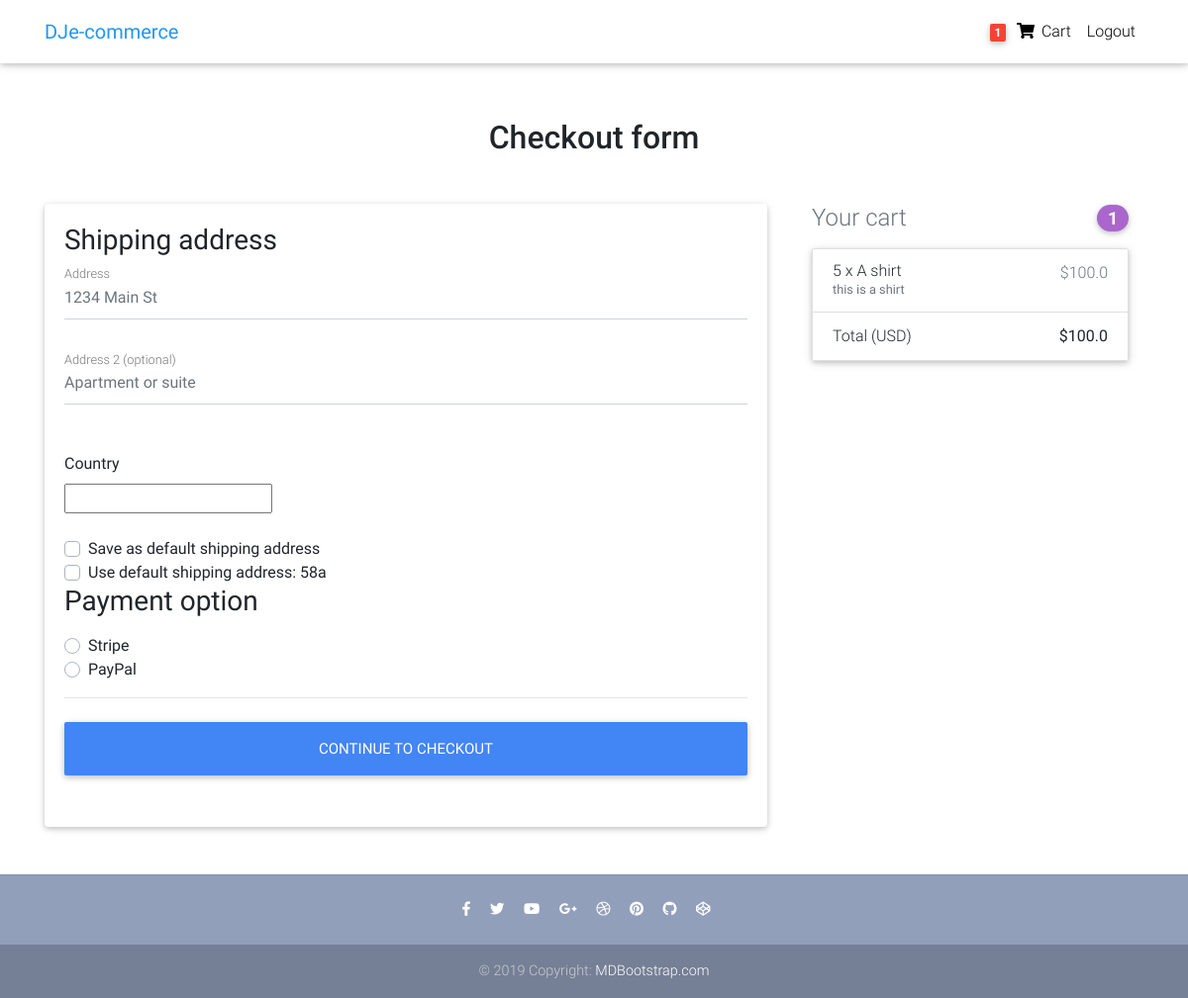
Screenshot of /checkout/ (signed in) with the database file from the repository.
### core/models.py (models this page shows, shortened)
class Order(models.Model):
    user = models.ForeignKey(settings.AUTH_USER_MODEL,
                             on_delete=models.CASCADE)
    ref_code = models.CharField(max_length=20, blank=True, null=True)
    items = models.ManyToManyField(OrderItem)
    start_date = models.DateTimeField(auto_now_add=True)
    ordered_date = models.DateTimeField()
    ordered = models.BooleanField(default=False)
    shipping_address = models.ForeignKey(
        'Address', related_name='shipping_address', on_delete=models.SET_NULL, blank=True, null=True)
    payment = models.ForeignKey(
        'Payment', on_delete=models.SET_NULL, blank=True, null=True)
    coupon = models.ForeignKey(
        'Coupon', on_delete=models.SET_NULL, blank=True, null=True)
    being_delivered = models.BooleanField(default=False)
    received = models.BooleanField(default=False)
    refund_requested = models.BooleanField(default=False)
    refund_granted = models.BooleanField(default=False)
    '''
    1. Item added to cart
    2. Adding a billing address
    (Failed checkout)
    3. Payment
    (Preprocessing, processing, packaging etc.)
    4. Being delivered
    5. Received
    6. Refunds
    '''
    def get_total(self):
        total = 0
        for order_item in self.items.all():
            total += order_item.get_final_price()
        if self.coupon:
            total -= self.coupon.amount
        return total

class Address(models.Model):
    user = models.ForeignKey(settings.AUTH_USER_MODEL,
                             on_delete=models.CASCADE)
    street_address = models.CharField(max_length=100)
    apartment_address = models.CharField(max_length=100)
    country = CountryField(multiple=False)
    default = models.BooleanField(default=False)
    class Meta:
        verbose_name_plural = 'Addresses'

class OrderItem(models.Model):
    user = models.ForeignKey(settings.AUTH_USER_MODEL,
                             on_delete=models.CASCADE)
    ordered = models.BooleanField(default=False)
    item = models.ForeignKey(Item, on_delete=models.CASCADE)
    quantity = models.IntegerField(default=1)
    def get_total_discount_item_price(self):
        return self.quantity * self.item.discount_price
    def get_final_price(self):
        if self.item.discount_price:
            return self.get_total_discount_item_price()
        return self.get_total_item_price()

class Item(models.Model):
    title = models.CharField(max_length=100)
    price = models.FloatField()
    discount_price = models.FloatField(blank=True, null=True)
    slug = models.SlugField()
    description = models.TextField()
    image = models.ImageField()

### core/views.py (the view, shortened to what this page needs)
# urls.py: path('checkout/', CheckoutView.as_view(), name='checkout'),
class CheckoutView(View):
    def get(self, *args, **kwargs):
        try:
            order = Order.objects.get(user=self.request.user, ordered=False)
            form = CheckoutForm()
            context = {
                'form': form,
                'order': order,
                'DISPLAY_COUPON_FORM': True
            }
            shipping_address_qs = Address.objects.filter(
                user=self.request.user,
                default=True
            )
            if shipping_address_qs.exists():
                context.update(
                    {'default_shipping_address': shipping_address_qs[0]})
            return render(self.request, "checkout.html", context)
        except ObjectDoesNotExist:
            messages.info(self.request, "You do not have an active order")
            return redirect("core:checkout")

### core/forms.py
class CheckoutForm(forms.Form):
    shipping_address = forms.CharField(required=False)
    shipping_address2 = forms.CharField(required=False)
    shipping_country = CountryField(blank_label='(select country)').formfield(
        required=False,
        widget=CountrySelectWidget(attrs={
            'class': 'custom-select d-block w-100',
        }))
    set_default_shipping = forms.BooleanField(required=False)
    use_default_shipping = forms.BooleanField(required=False)
    payment_option = forms.ChoiceField(
        widget=forms.RadioSelect, choices=PAYMENT_CHOICES)

### core/templatetags/cart_template_tags.py (called while the page is built)
@register.filter
def cart_item_count(user):
    if user.is_authenticated:
        qs = Order.objects.filter(user=user, ordered=False)
        if qs.exists():
            return qs[0].items.count()
    return 0

### templates/checkout.html (shortened to what this page needs)
{% extends "base.html" %}
{% load crispy_forms_tags %}
{% block content %}
  <main >
    <div class="container wow fadeIn">
      <h2 class="my-5 h2 text-center">Checkout form</h2>
      <div class="row">
        <div class="col-md-8 mb-4">
          <div class="card">
            <form method="POST" class="card-body">
              <h3>Shipping address</h3>
              <div class='hideable_shipping_form'>
                <div class="md-form mb-5">
                  <input type='text' placeholder='1234 Main St' id='shipping_address' name='shipping_address' class='form-control' />
                  <label for="shipping_address" class="">Address</label>
                </div>
                <div class="md-form mb-5">
                  <input type='text' placeholder='Apartment or suite' id='shipping_address2' name='shipping_address2' class='form-control' />
                  <label for="shipping_address2" class="">Address 2 (optional)</label>
                </div>
                <div class="row">
                  <div class="col-lg-4 col-md-12 mb-4">
                    <label for="shipping_country">Country</label>
                    {{ form.shipping_country }}
                  </div>
                </div>
                <div class="custom-control custom-checkbox">
                  <label class="custom-control-label" for="set_default_shipping">Save as default shipping address</label>
                </div>
              </div>
              {% if default_shipping_address %}
              <div class="custom-control custom-checkbox">
                <label class="custom-control-label" for="use_default_shipping">Use default shipping address: {{ default_shipping_address.street_address|truncatechars:10 }}</label>
              </div>
              {% endif %}
              <h3>Payment option</h3>
              <div class="d-block my-3">
                {% for value, name in form.fields.payment_option.choices %}
                <div class="custom-control custom-radio">
                  <label class="custom-control-label" for="{{ name }}">{{ name }}</label>
                </div>
                {% endfor %}
              </div>
              <hr class="mb-4">
              <button class="btn btn-primary btn-lg btn-block" type="submit">Continue to checkout</button>
            </form>
          </div>
        </div>
        <div class="col-md-4 mb-4">
          {% include "order_snippet.html" %}
        </div>
      </div>
    </div>
  </main>
{% endblock content %}

### templates/navbar.html (shortened to what this page needs)
{% load cart_template_tags %}
<nav class="navbar fixed-top navbar-expand-lg navbar-light white scrolling-navbar">
    <div class="container">
      <a class="navbar-brand waves-effect" href="/">
        <strong class="blue-text">DJe-commerce</strong>
      </a>
      <div class="collapse navbar-collapse" id="navbarSupportedContent">
        <ul class="navbar-nav nav-flex-icons">
          {% if request.user.is_authenticated %}
          <li class="nav-item">
            <a href="{% url 'core:order-summary' %}" class="nav-link waves-effect">
              <span class="badge red z-depth-1 mr-1"> {{ request.user|cart_item_count }} </span>
              <i class="fas fa-shopping-cart"></i>
              <span class="clearfix d-none d-sm-inline-block"> Cart </span>
            </a>
          </li>
          <li class="nav-item">
            <a class="nav-link waves-effect" href="{% url 'account_logout' %}">
              <span class="clearfix d-none d-sm-inline-block"> Logout </span>
            </a>
          </li>
          {% endif %}
        </ul>
      </div>
    </div>
  </nav>

### templates/order_snippet.html
<div class="col-md-12 mb-4">
    <h4 class="d-flex justify-content-between align-items-center mb-3">
    <span class="text-muted">Your cart</span>
    <span class="badge badge-secondary badge-pill">{{ order.items.count }}</span>
    </h4>
    <ul class="list-group mb-3 z-depth-1">
    {% for order_item in order.items.all %}
    <li class="list-group-item d-flex justify-content-between lh-condensed">
        <div>
        <h6 class="my-0">{{ order_item.quantity }} x {{ order_item.item.title}}</h6>
        <small class="text-muted">{{ order_item.item.description}}</small>
        </div>
        <span class="text-muted">${{ order_item.get_final_price }}</span>
    </li>
    {% endfor %}
    <li class="list-group-item d-flex justify-content-between">
        <span>Total (USD)</span>
        <strong>${{ order.get_total }}</strong>
    </li>
    </ul>
</div>

### templates/base.html (style rules this page uses)
html, body, header, .carousel { height: 60vh; }

### rows the page displays
Address: street_address "58a"
Order: items.count "1", get_total "100.0"
OrderItem: quantity "5", item "A shirt", item.description "this is a shirt", get_final_price "100.0"

### other values shown
{{ request.user|cart_item_count }} "1"
{{ name }} "Stripe" "PayPal"
